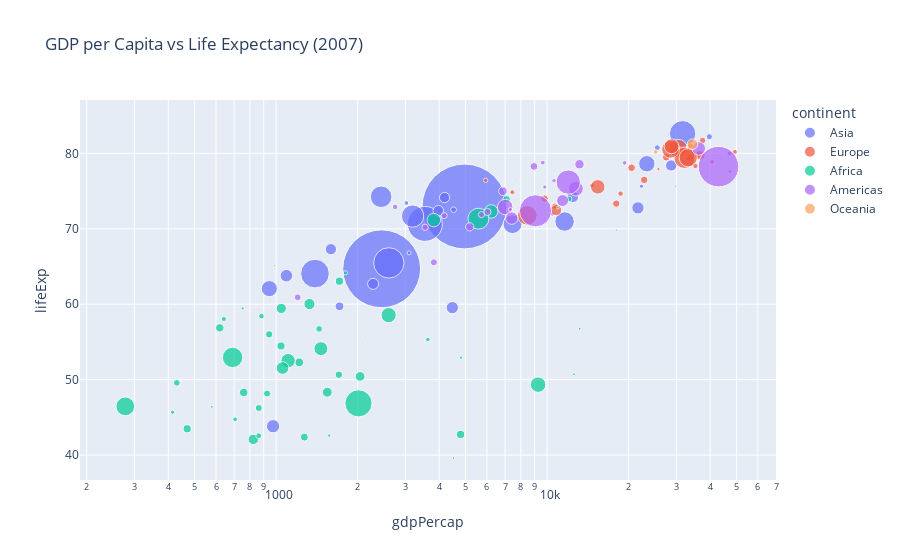

The code cell stored with this chart in its notebook:
### Markdown cell above
### `Q-1:` Using Gapminder Data
1. Create a scatter plot of 'gdpPercap' against 'lifeExp' for the year 2007, with the size of the markers determined by 'pop' and the color determined by 'continent'.

### Code cell
df = px.data.gapminder()
df7 = df[df['year'] == 2007]
px.scatter(df7, x='gdpPercap', y='lifeExp', size='pop', color='continent',
          hover_name='country', log_x=True, size_max=60, title='GDP per Capita vs Life Expectancy (2007)').show()

### Figure 1 — Plotly figure (JSON) as saved in the notebook; plotly's stock layout.template omitted (floating-point values rounded to 4 significant figures)
{"data": [{"hovertemplate": "<b>%{hovertext}</b><br><br>continent=Asia<br>gdpPercap=%{x}<br>lifeExp=%{y}<br>pop=%{marker.size}<extra></extra>", "hovertext": ["Afghanistan", "Bahrain", "Bangladesh", "Cambodia", "China", "Hong Kong, China", "India", "Indonesia", "Iran", "Iraq", "Israel", "Japan", "Jordan", "Korea, Dem. Rep.", "Korea, Rep.", "Kuwait", "Lebanon", "Malaysia", "Mongolia", "Myanmar", "Nepal", "Oman", "Pakistan", "Philippines", "Saudi Arabia", "Singapore", "Sri Lanka", "Syria", "Taiwan", "Thailand", "Vietnam", "West Bank and Gaza", "Yemen, Rep."], "legendgroup": "Asia", "marker": {"color": "#636efa", "size": [31889923, 708573, 150448339, 14131858, 1318683096, 6980412, 1110396331, 223547000, 69453570, 27499638, 6426679, 127467972, 6053193, 23301725, 49044790, 2505559, 3921278, 24821286, 2874127, 47761980, 28901790, 3204897, 169270617, 91077287, 27601038, 4553009, 20378239, 19314747, 23174294, 65068149, 85262356, 4018332, 22211743], "sizemode": "area", "sizeref": 366300.0, "symbol": "circle"}, "mode": "markers", "name": "Asia", "orientation": "v", "showlegend": true, "type": "scatter", "x": [974.6, 29800.0, 1391.0, 1714.0, 4959.0, 39720.0, 2452.0, 3541.0, 11610.0, 4471.0, 25520.0, 31660.0, 4519.0, 1593.0, 23350.0, 47310.0, 10460.0, 12450.0, 3096.0, 944.0, 1091.0, 22320.0, 2606.0, 3190.0, 21650.0, 47140.0, 3970.0, 4185.0, 28720.0, 7458.0, 2442.0, 3025.0, 2281.0], "xaxis": "x", "y": [43.83, 75.64, 64.06, 59.72, 72.96, 82.21, 64.7, 70.65, 70.96, 59.55, 80.75, 82.6, 72.53, 67.3, 78.62, 77.59, 71.99, 74.24, 66.8, 62.07, 63.78, 75.64, 65.48, 71.69, 72.78, 79.97, 72.4, 74.14, 78.4, 70.62, 74.25, 73.42, 62.7], "yaxis": "y"}, {"hovertemplate": "<b>%{hovertext}</b><br><br>continent=Europe<br>gdpPercap=%{x}<br>lifeExp=%{y}<br>pop=%{marker.size}<extra></extra>", "hovertext": ["Albania", "Austria", "Belgium", "Bosnia and Herzegovina", "Bulgaria", "Croatia", "Czech Republic", "Denmark", "Finland", "France", "Germany", "Greece", "Hungary", "Iceland", "Ireland", "Italy", "Montenegro", "Netherlands", "Norway", "Poland", "Portugal", "Romania", "Serbia", "Slovak Republic", "Slovenia", "Spain", "Sweden", "Switzerland", "Turkey", "United Kingdom"], "legendgroup": "Europe", "marker": {"color": "#EF553B", "size": [3600523, 8199783, 10392226, 4552198, 7322858, 4493312, 10228744, 5468120, 5238460, 61083916, 82400996, 10706290, 9956108, 301931, 4109086, 58147733, 684736, 16570613, 4627926, 38518241, 10642836, 22276056, 10150265, 5447502, 2009245, 40448191, 9031088, 7554661, 71158647, 60776238], "sizemode": "area", "sizeref": 366300.0, "symbol": "circle"}, "mode": "markers", "name": "Europe", "orientation": "v", "showlegend": true, "type": "scatter", "x": [5937.0, 36130.0, 33690.0, 7446.0, 10680.0, 14620.0, 22830.0, 35280.0, 33210.0, 30470.0, 32170.0, 27540.0, 18010.0, 36180.0, 40680.0, 28570.0, 9254.0, 36800.0, 49360.0, 15390.0, 20510.0, 10810.0, 9787.0, 18680.0, 25770.0, 28820.0, 33860.0, 37510.0, 8458.0, 33200.0], "xaxis": "x", "y": [76.42, 79.83, 79.44, 74.85, 73.0, 75.75, 76.49, 78.33, 79.31, 80.66, 79.41, 79.48, 73.34, 81.76, 78.89, 80.55, 74.54, 79.76, 80.2, 75.56, 78.1, 72.48, 74.0, 74.66, 77.93, 80.94, 80.88, 81.7, 71.78, 79.42], "yaxis": "y"}, {"hovertemplate": "<b>%{hovertext}</b><br><br>continent=Africa<br>gdpPercap=%{x}<br>lifeExp=%{y}<br>pop=%{marker.size}<extra></extra>", "hovertext": ["Algeria", "Angola", "Benin", "Botswana", "Burkina Faso", "Burundi", "Cameroon", "Central African Republic", "Chad", "Comoros", "Congo, Dem. Rep.", "Congo, Rep.", "Cote d'Ivoire", "Djibouti", "Egypt", "Equatorial Guinea", "Eritrea", "Ethiopia", "Gabon", "Gambia", "Ghana", "Guinea", "Guinea-Bissau", "Kenya", "Lesotho", "Liberia", "Libya", "Madagascar", "Malawi", "Mali", "Mauritania", "Mauritius", "Morocco", "Mozambique", "Namibia", "Niger", "Nigeria", "Reunion", "Rwanda", "Sao Tome and Principe", "Senegal", "Sierra Leone", "Somalia", "South Africa", "Sudan", "Swaziland", "Tanzania", "Togo", "Tunisia", "Uganda", "Zambia", "Zimbabwe"], "legendgroup": "Africa", "marker": {"color": "#00cc96", "size": [33333216, 12420476, 8078314, 1639131, 14326203, 8390505, 17696293, 4369038, 10238807, 710960, 64606759, 3800610, 18013409, 496374, 80264543, 551201, 4906585, 76511887, 1454867, 1688359, 22873338, 9947814, 1472041, 35610177, 2012649, 3193942, 6036914, 19167654, 13327079, 12031795, 3270065, 1250882, 33757175, 19951656, 2055080, 12894865, 135031164, 798094, 8860588, 199579, 12267493, 6144562, 9118773, 43997828, 42292929, 1133066, 38139640, 5701579, 10276158, 29170398, 11746035, 12311143], "sizemode": "area", "sizeref": 366300.0, "symbol": "circle"}, "mode": "markers", "name": "Africa", "orientation": "v", "showlegend": true, "type": "scatter", "x": [6223.0, 4797.0, 1441.0, 12570.0, 1217.0, 430.1, 2042.0, 706.0, 1704.0, 986.1, 277.6, 3633.0, 1545.0, 2082.0, 5581.0, 12150.0, 641.4, 690.8, 13210.0, 752.7, 1328.0, 942.7, 579.2, 1463.0, 1569.0, 414.5, 12060.0, 1045.0, 759.3, 1043.0, 1803.0, 10960.0, 3820.0, 823.7, 4811.0, 619.7, 2014.0, 7670.0, 863.1, 1598.0, 1712.0, 862.5, 926.1, 9270.0, 2602.0, 4513.0, 1107.0, 883.0, 7093.0, 1056.0, 1271.0, 469.7], "xaxis": "x", "y": [72.3, 42.73, 56.73, 50.73, 52.3, 49.58, 50.43, 44.74, 50.65, 65.15, 46.46, 55.32, 48.33, 54.79, 71.34, 51.58, 58.04, 52.95, 56.73, 59.45, 60.02, 56.01, 46.39, 54.11, 42.59, 45.68, 73.95, 59.44, 48.3, 54.47, 64.16, 72.8, 71.16, 42.08, 52.91, 56.87, 46.86, 76.44, 46.24, 65.53, 63.06, 42.57, 48.16, 49.34, 58.56, 39.61, 52.52, 58.42, 73.92, 51.54, 42.38, 43.49], "yaxis": "y"}, {"hovertemplate": "<b>%{hovertext}</b><br><br>continent=Americas<br>gdpPercap=%{x}<br>lifeExp=%{y}<br>pop=%{marker.size}<extra></extra>", "hovertext": ["Argentina", "Bolivia", "Brazil", "Canada", "Chile", "Colombia", "Costa Rica", "Cuba", "Dominican Republic", "Ecuador", "El Salvador", "Guatemala", "Haiti", "Honduras", "Jamaica", "Mexico", "Nicaragua", "Panama", "Paraguay", "Peru", "Puerto Rico", "Trinidad and Tobago", "United States", "Uruguay", "Venezuela"], "legendgroup": "Americas", "marker": {"color": "#ab63fa", "size": [40301927, 9119152, 190010647, 33390141, 16284741, 44227550, 4133884, 11416987, 9319622, 13755680, 6939688, 12572928, 8502814, 7483763, 2780132, 108700891, 5675356, 3242173, 6667147, 28674757, 3942491, 1056608, 301139947, 3447496, 26084662], "sizemode": "area", "sizeref": 366300.0, "symbol": "circle"}, "mode": "markers", "name": "Americas", "orientation": "v", "showlegend": true, "type": "scatter", "x": [12780.0, 3822.0, 9066.0, 36320.0, 13170.0, 7007.0, 9645.0, 8948.0, 6025.0, 6873.0, 5728.0, 5186.0, 1202.0, 3548.0, 7321.0, 11980.0, 2749.0, 9809.0, 4173.0, 7409.0, 19330.0, 18010.0, 42950.0, 10610.0, 11420.0], "xaxis": "x", "y": [75.32, 65.55, 72.39, 80.65, 78.55, 72.89, 78.78, 78.27, 72.23, 74.99, 71.88, 70.26, 60.92, 70.2, 72.57, 76.19, 72.9, 75.54, 71.75, 71.42, 78.75, 69.82, 78.24, 76.38, 73.75], "yaxis": "y"}, {"hovertemplate": "<b>%{hovertext}</b><br><br>continent=Oceania<br>gdpPercap=%{x}<br>lifeExp=%{y}<br>pop=%{marker.size}<extra></extra>", "hovertext": ["Australia", "New Zealand"], "legendgroup": "Oceania", "marker": {"color": "#FFA15A", "size": [20434176, 4115771], "sizemode": "area", "sizeref": 366300.0, "symbol": "circle"}, "mode": "markers", "name": "Oceania", "orientation": "v", "showlegend": true, "type": "scatter", "x": [34440.0, 25190.0], "xaxis": "x", "y": [81.23, 80.2], "yaxis": "y"}], "layout": {"legend": {"itemsizing": "constant", "title": {"text": "continent"}, "tracegroupgap": 0}, "title": {"text": "GDP per Capita vs Life Expectancy (2007)"}, "xaxis": {"anchor": "y", "domain": [0, 1], "title": {"text": "gdpPercap"}, "type": "log"}, "yaxis": {"anchor": "x", "domain": [0, 1], "title": {"text": "lifeExp"}}}}
